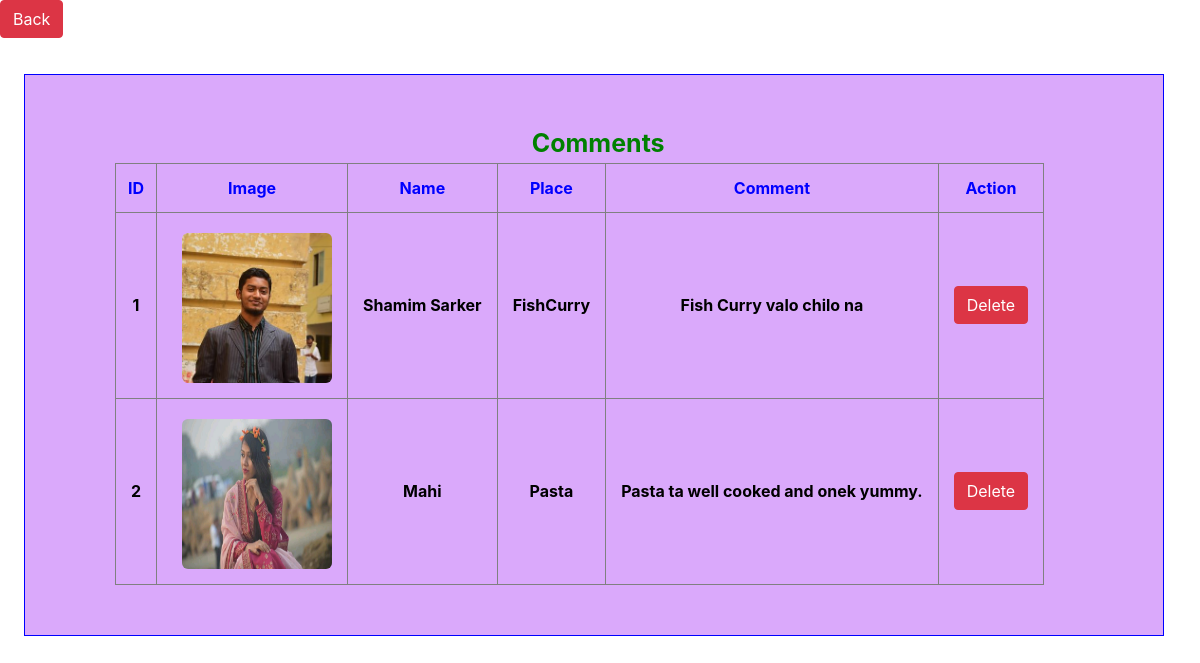
The app's page /FoodMood/handle-comments.php with its own data.
### tables this page shows
CREATE TABLE `comments` (
  `id` int(11) NOT NULL,
  `comment` varchar(1000) NOT NULL,
  `name` varchar(40) NOT NULL,
  `place` varchar(40) NOT NULL,
  `source` varchar(400) NOT NULL
);

### FoodMood/handle-comments.php (the view, shortened to what this page needs)
<!doctype html>
<html lang="en">
  <head>
    <link rel="stylesheet" href="https://stackpath.bootstrapcdn.com/bootstrap/4.3.1/css/bootstrap.min.css">
  </head>
  <body>
        <a href="frames.php"><button class="btn btn-danger">Back</button></a>
        <div class="hox">
        <div class="boxx">
            <span>Comments</span><br>
            <table border="1">
                <tr>
                    <th>ID</th>
                    <th>Image</th>
                    <th>Name</th>
                    <th>Place</th>
                    <th>Comment</th>
                    <th>Action</th>
                </tr>
                <?php
                    include("connection.php");
                    $query = "select * from comments order by id";
                    $data = mysqli_query($conn, $query);
                    $total = mysqli_num_rows($data);
                    if($total > 0){
                            while($res = mysqli_fetch_assoc($data)){
                                echo "
                                    <tr>
                                        <td>".$res['id']."</td>
                                        <td><img src=' ".$res['source']." '></td>
                                        <td>".$res['name']."</td>
                                        <td>".$res['place']."</td>
                                        <td>".$res['comment']."</td>
                                        <td><a href='del-comments.php?rn=$res[id]' onclick='return checkdelete()'><button class='btn btn-danger'>Delete</button></a></td/>
                                    </tr>
                                ";
                            }
                    }
                    else{
                        echo "
                            <div class='hu'>
                                <button class='btn btn-info'>No Records</button>
                            </div>
                        ";
                    }
                ?>
            </table>
      </div>
        </div>
  </body>
</html>

### FoodMood/handle-comments.php (style rules this page uses)
.boxx { margin-top: 3%; margin-left: 2%; border: 1px solid blue; width: 95%; padding: 50px; }
.boxx span { margin-left: 44%; color: Green; font-weight: bolder; font-size: 25px; }
.boxx th { color: blue; font-weight: bolder; text-align: center; padding: 12px; }
.boxx td { color: black; font-weight: bolder; text-align: center; padding: 15px; }
.boxx { background-color: #daa9fb; }
table { margin-left: 40px; }
img { height: 150px; width: 150px; border-radius: 4%; margin-left: 10px; margin-top: 5px; }

### records on screen
comments: id "1", source (picture), name "Shamim Sarker", place "FishCurry", comment "Fish Curry valo chilo na"
comments: id "2", source (picture), name "Mahi", place "Pasta", comment "Pasta ta well cooked and onek yummy."
